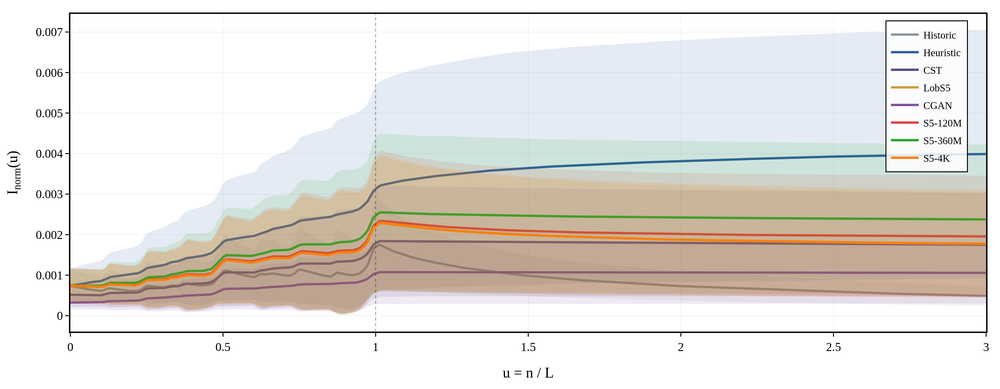
#> input picture pics_for_200_v3_ckpt_comparison/2. Average Master Curve.png, 1000 x 389 px, shrunk from 3240 x 1260 before the run, found by its file name
$ python run_experiment_catalog.py
#> lines starting #> are read from the running program, lines starting #| are printed output that depends on the picture
#!/usr/bin/env python3
"""
EXPERIMENT CATALOG: Every grid, every scheme, every β calculation.

Separate document with complete tables for every experiment version.
For each: grid parameters, volume calibration, β formula, β results,
master curves, Kyle λ, relaxation.
"""
import numpy as np, pandas as pd
from pathlib import Path
import matplotlib; matplotlib.use('Agg')
import matplotlib.pyplot as plt
from matplotlib.backends.backend_pdf import PdfPages
import warnings; warnings.filterwarnings('ignore')

A4_W, A4_H = 8.27, 11.69
OUT = Path('pics_for_experiment_catalog')
OUT.mkdir(exist_ok=True)

plt.rcParams.update({'font.family': 'serif', 'font.size': 9, 'axes.grid': True, 'grid.alpha': 0.2})

def text_page(pdf, lines, title=None, fs=9):
#> called with title = 'EXPERIMENT CATALOG', fs = 9
    fig = plt.figure(figsize=(A4_W, A4_H))
    y = 0.95
    if title:
        fig.text(0.5, 0.97, title, ha='center', fontsize=14, fontweight='bold')
        y = 0.93
    for line in lines:
        if line.startswith('##'):
            fig.text(0.04, y, line[2:].strip(), fontsize=11, fontweight='bold'); y -= 0.025
        elif line.startswith('#'):
            fig.text(0.04, y, line[1:].strip(), fontsize=13, fontweight='bold'); y -= 0.032
        elif line == '':
            y -= 0.008
        elif line.startswith('  '):
            fig.text(0.05, y, line, fontsize=7.5, fontfamily='monospace'); y -= 0.013
        else:
            fig.text(0.04, y, line, fontsize=fs); y -= 0.016
        if y < 0.03:
            pdf.savefig(fig); plt.close(fig)
            fig = plt.figure(figsize=(A4_W, A4_H)); y = 0.96
    pdf.savefig(fig); plt.close(fig)

def img_page(pdf, path, title=None):
#> called with title = 'V1/V2 GOOG — Master Curve'
    p = Path(path)
    if not p.exists(): print(f'  SKIP: {path}'); return
    img = plt.imread(str(p))
#> img is the input picture: shape (389, 1000, 4) float32; mean R, G, B, A 0.893, 0.877, 0.858, 1
    fig, ax = plt.subplots(figsize=(A4_W, A4_H * 0.8))
    ax.imshow(img); ax.axis('off')
    if title: fig.suptitle(title, fontsize=11, fontweight='bold', y=0.99)
    fig.tight_layout(rect=[0, 0, 1, 0.97] if title else [0, 0, 1, 1])
    pdf.savefig(fig); plt.close(fig)

def load_csv(p):
    return pd.read_csv(p) if Path(p).exists() else None

def fmt_table(df, cols):
    if df is None: return ['  (no data)']
    lines = []
    hdr = '  ' + '  '.join(f'{c[:8]:>8s}' for c in cols)
    lines.append(hdr)
    lines.append('  ' + '-' * (len(cols) * 10))
    for _, row in df.iterrows():
        m = str(row.get('Model', ''))
        if m == 'ZeroInsertions': continue
        vals = []
        for c in cols:
            v = row.get(c, np.nan)
            if c == 'Model': vals.append(f'{str(v):>8s}')
            elif c == 'N': vals.append(f'{int(v):>8d}' if pd.notna(v) else f'{"":>8s}')
            elif c in ('no_arb_score',): vals.append(f'{int(v):>8d}' if pd.notna(v) else f'{"":>8s}')
            else: vals.append(f'{float(v):>8.4f}' if pd.notna(v) else f'{"---":>8s}')
        lines.append('  ' + '  '.join(vals))
    return lines


def main():
    pdf_path = OUT / 'experiment_catalog.pdf'
    print(f'Generating: {pdf_path}')

    v1g = load_csv('pics_for_300_GOOG/summary_statistics.csv')
    v1i = load_csv('pics_for_300_INTC/summary_statistics.csv')
    v4g = load_csv('pics_for_v4_300_GOOG/summary_statistics.csv')
    v4i = load_csv('pics_for_v4_300_INTC/summary_statistics.csv')
    v5r1a = load_csv('pics_for_v5_Q90_AAPL/summary_statistics.csv')
    v5r1z = load_csv('pics_for_v5_Q40_AMZN/summary_statistics.csv')
    v5r2a = load_csv('pics_for_v5r2_AAPL/summary_statistics.csv')
    v5r2z = load_csv('pics_for_v5r2_AMZN/summary_statistics.csv')
    beta_phi = load_csv('pics_for_beta_phi/beta_per_phi.csv')

    with PdfPages(str(pdf_path)) as pdf:

        # ═══════════ TITLE ═══════════
        text_page(pdf, [
            '', '', '',
            '# EXPERIMENT CATALOG',
            '# Every Grid, Every Scheme, Every Beta',
            '', '',
            'Complete reference of all market impact experiments.',
            'For each version: grid parameters, β formula, β results,',
            'master curves, Kyle λ, relaxation.',
            '', '',
            '## Contents',
            '',
            '1. V1/V2: Uncalibrated (GOOG, INTC) — origin estimator',
            '2. V4: Calibrated Production Grid (GOOG, INTC) — intercept estimator',
            '3. V5r1: Low Participation Rate (AAPL, AMZN) — η-derived child',
            '4. V5r2: Trade-Size Grid (AAPL, AMZN) — p25/p50/p75 child',
            '5. β(φ) Per-Volume Stratification — all versions combined',
            '6. Per-k Beta Analysis — β at each insertion',
            '7. Stock Statistics — all 9 tickers',
        ], title='EXPERIMENT CATALOG')

        # ═══════════ 1. V1/V2 ═══════════
        text_page(pdf, [
            '# 1. V1/V2: Uncalibrated Experiments',
            '',
            '## Grid Parameters',
            '',
            '  Stock:       GOOG (primary), INTC (validation)',
            '  Volumes:     75 / 300 / 485 shares (ARBITRARY, not calibrated)',
            '  (i, mb) pairs: (3,5) (5,5) (9,5) (2,10) (3,10) (4,10) (2,15) (3,15) (1,20) (2,20)',
            '  Cooling:     c = 10 × i',
            '  Constraint:  11 × i × mb ≤ 500',
            '  Directions:  buy, sell (antisymmetrised)',
            '  Samples:     2,048 per config',
            '  Total:       10 pairs × 3 vol × 2 dir = 60 configs',
            '',
            '  GOOG depth_p50 = 166 shares',
            '    vol=75:  child/depth = 45% → sometimes penetrates first level',
            '    vol=300: child/depth = 181% → always penetrates',
            '    vol=485: child/depth = 292% → always penetrates multiple levels',
            '',
            '  INTC depth_p50 = 1248 shares',
            '    vol=75:  child/depth = 6% → NEVER penetrates (BROKEN!)',
            '    vol=300: child/depth = 24% → rarely penetrates',
            '    vol=485: child/depth = 39% → sometimes penetrates',
            '',
            '## β Estimation Formula',
            '',
            '  ORIGIN (biased):    ln(I/σ) = β · ln(Q/V)',
            '  INTERCEPT (correct): ln(I) = α + β · ln(Q/V)',
            '  where I = |VWAP - mid_arrival| / mid_arrival',
            '        Q = cumulative injected volume (per-metaorder)',
            '        V = daily traded volume',
            '        σ = Parkinson volatility',
            '',
            '  Bias: β_origin ≈ β_true + 0.51',
            '',
            '  Participation rate φ ≈ 99% (stress test regime)',
            '',
            '## β Results — V1/V2 GOOG (9 models)',
            '',
        ] + fmt_table(v1g, ['Model', 'beta_intercept', 'beta_origin', 'CI_lo', 'CI_hi', 'R2', 'N', 'relaxation']) + [
            '',
            '  KEY: β_origin ≈ 0.80 for ALL models → no differentiation',
            '       β_intercept ≈ 0.08-0.23 → models separated but low',
            '       Volume miscalibrated → V3/V4 needed',
        ])

        img_page(pdf, 'pics_for_300_GOOG/2. Average Master Curve.png', 'V1/V2 GOOG — Master Curve')
        img_page(pdf, 'pics_for_300_GOOG/5. Relaxation Ratio.png', 'V1/V2 GOOG — Relaxation')
#> call 2 of img_page, with title = 'V1/V2 GOOG — Relaxation'
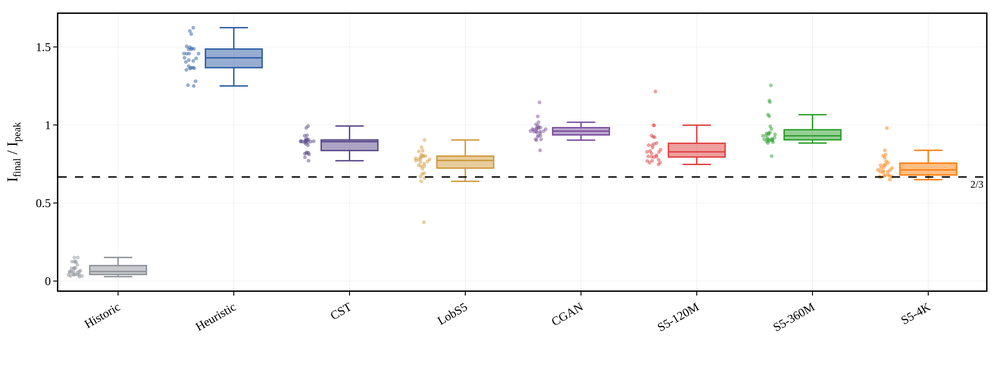
#> input picture pics_for_200_v3_ckpt_comparison/5. Relaxation Ratio.png, 1000 x 370 px, shrunk from 3240 x 1200 before the run, found by its file name
#> in img_page, img is the input picture: shape (370, 1000, 4) float32; mean R, G, B, A 0.978, 0.976, 0.975, 1
        img_page(pdf, 'pics_for_300_GOOG/17. Kyle Lambda per Insertion.png', 'V1/V2 GOOG — Kyle λ')

        # V1/V2 INTC
        text_page(pdf, [
            '## V1/V2 INTC Results',
            '',
        ] + fmt_table(v1i, ['Model', 'beta_intercept', 'beta_origin', 'R2', 'N', 'relaxation']))

        # ═══════════ 2. V4 ═══════════
        text_page(pdf, [
            '# 2. V4: Calibrated Production Grid',
            '',
            '## Grid Parameters',
            '',
            '  Stock:       GOOG, INTC',
            '  Volumes:     CALIBRATED from depth-at-best percentiles (122,880 obs)',
            '    GOOG: 105 (p50) / 165 (p75) / 325 (p95)',
            '    INTC: 590 (p50) / 1110 (p75) / 3120 (p95)',
            '  (i, mb) pairs: same 10 as V1/V2',
            '  Cooling:     c = 10 × i',
            '  Samples:     2,048 per config',
            '  Total:       60 configs per stock',
            '',
            '  GOOG: child/depth = 63% (p50), 99% (p75), 196% (p95)',
            '  INTC: child/depth = 47% (p50), 89% (p75), 250% (p95)',
            '  → Orders consistently penetrate first level → measurable impact',
            '',
            '  Participation rate φ ≈ 95-99%',
            '',
            '## β Estimation Formula',
            '  INTERCEPT (primary): ln(I) = α + β · ln(Q/V)',
            '  ORIGIN (comparison):  ln(I/σ) = β · ln(Q/V)',
            '  Bootstrap: 2,000 resamples, sample-level',
            '',
            '## β Results — V4 GOOG (9 models, ~82K metaorders each)',
            '',
        ] + fmt_table(v4g, ['Model', 'beta_intercept', 'beta_origin', 'CI_lo', 'CI_hi', 'R2', 'N', 'relaxation', 'Hurst', 'no_arb_score']) + [
            '',
            '  KEY: S5 cluster at β ≈ 0.33, CGAN 0.205, CST 0.256',
            '       S5-4K best relaxation (0.870, closest to 2/3)',
            '       Hurst H ≈ 0.50 (no long memory — negative finding)',
        ])

        img_page(pdf, 'pics_for_v4_300_GOOG/2. Average Master Curve.png', 'V4 GOOG — Master Curve')
        img_page(pdf, 'pics_for_v4_300_GOOG/3. Beta Regression Lines.png', 'V4 GOOG — β Regression')
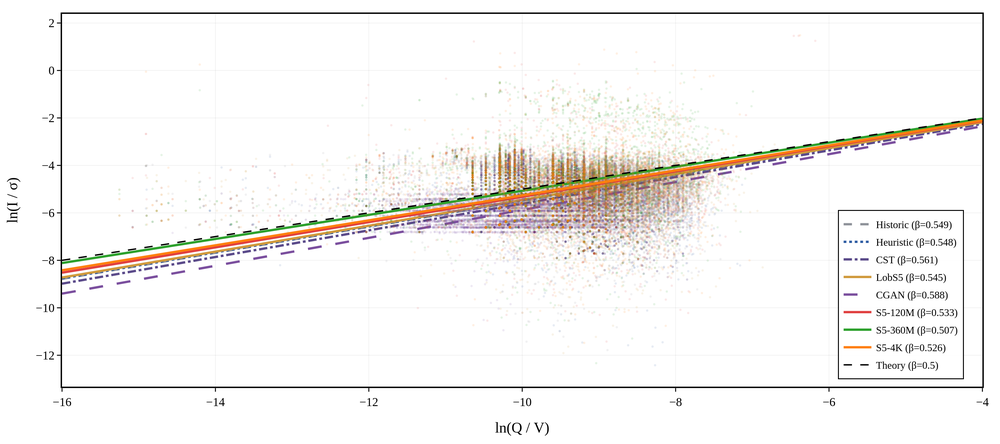
#> input picture pics_for_200_v3_ckpt_comparison/3. Beta Regression Lines.png, 1000 x 444 px, shrunk from 3240 x 1440 before the run, found by its file name
#> in img_page, img is the input picture: shape (444, 1000, 4) float32; mean R, G, B, A 0.964, 0.957, 0.951, 1
        img_page(pdf, 'pics_for_v4_300_GOOG/4. Bootstrap Beta Distributions.png', 'V4 GOOG — Bootstrap β')
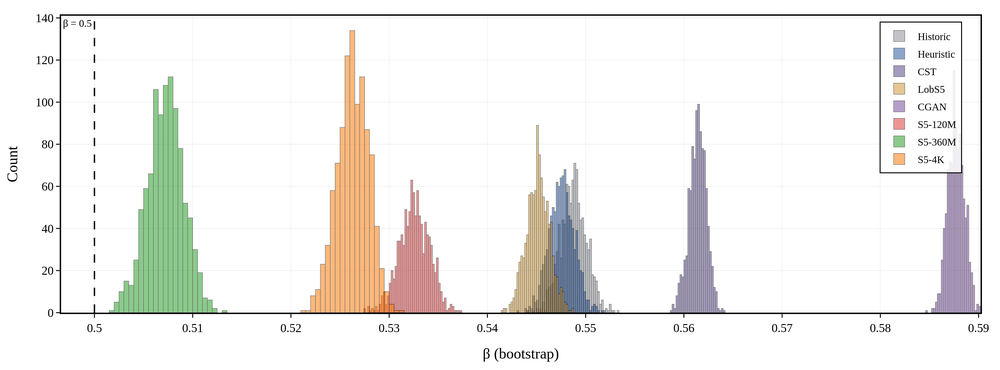
#> input picture pics_for_200_v3_ckpt_comparison/4. Bootstrap Beta Distributions.png, 1000 x 370 px, shrunk from 3240 x 1200 before the run, found by its file name
#> in img_page, img is the input picture: shape (370, 1000, 4) float32; mean R, G, B, A 0.946, 0.941, 0.931, 1
        img_page(pdf, 'pics_for_v4_300_GOOG/5. Relaxation Ratio.png', 'V4 GOOG — Relaxation')
        img_page(pdf, 'pics_for_v4_300_GOOG/17. Kyle Lambda per Insertion.png', 'V4 GOOG — Kyle λ')
        img_page(pdf, 'pics_for_v4_300_GOOG/15. Beta Estimator Comparison.png', 'V4 GOOG — Estimator Comparison')

        # V4 INTC
        text_page(pdf, [
            '## V4 INTC Results (9 models, ~72K each)',
            '',
        ] + fmt_table(v4i, ['Model', 'beta_intercept', 'CI_lo', 'CI_hi', 'R2', 'N', 'relaxation', 'Hurst', 'no_arb_score']) + [
            '',
            '  KEY: S5 β ≈ 0.40 (closer to 0.5 than GOOG 0.33)',
            '       S5-4K relaxation = 0.763 (closest to 2/3 across all)',
        ])

        img_page(pdf, 'pics_for_v4_300_INTC/2. Average Master Curve.png', 'V4 INTC — Master Curve')
        img_page(pdf, 'pics_for_v4_300_INTC/5. Relaxation Ratio.png', 'V4 INTC — Relaxation')
        img_page(pdf, 'pics_for_v4_300_INTC/17. Kyle Lambda per Insertion.png', 'V4 INTC — Kyle λ')

        # ═══════════ 3. V5r1 ═══════════
        text_page(pdf, [
            '# 3. V5r1: Low Participation Rate (η-derived child)',
            '',
            '## Grid Parameters',
            '',
            '  Stock:       AAPL, AMZN (in S5-4K training data)',
            '  i = 10 insertions (FIXED)',
            '  c = 100 cooling periods',
            '  mb = 36 messages between (≈ natural interarrival for AAPL)',
            '  Budget: 110 × 36 = 3,960 messages (within S5-4K 4,096 ctx)',
            '',
            '  Child derived from target participation rate η:',
            '    child = floor(η/(1-η) × mb × r × q_med)',
            '',
            '  AAPL (r=2.73%, q_med=40, depth=300):',
            f'    {"η":>5s}  {"child":>6s}  {"Q=10×c":>8s}  {"c/depth":>8s}  {"φ actual":>10s}',
            f'    {"5%":>5s}  {"2":>6s}  {"20":>8s}  {"0.7%":>8s}  {"4.8%":>10s}',
            f'    {"10%":>5s}  {"4":>6s}  {"40":>8s}  {"1.3%":>8s}  {"9.2%":>10s}',
            f'    {"20%":>5s}  {"9":>6s}  {"90":>8s}  {"3.0%":>8s}  {"18.6%":>10s}',
            '',
            '  AMZN (r=2.17%, q_med=25, depth=224): similar but smaller',
            '',
            '  PROBLEM: child = 2-9 shares vs depth = 224-300',
            '           child/depth < 3% → order NEVER penetrates first level',
            '           VWAP = best_ask (constant) → impact ≡ half_spread',
            '',
            '  Models: Historic, Heuristic, CST, S5-4K (4 only)',
            '  Samples: 2,048 per config',
            '',
            '## β Results — V5r1 AAPL (η=20%, Q=90)',
            '',
        ] + fmt_table(v5r1a, ['Model', 'beta_intercept', 'CI_lo', 'CI_hi', 'R2', 'N']) + [
            '',
            '  KEY: β ≈ 0 for ALL models. Impact unmeasurable.',
            '       mean_I ≈ 6e-5 (0.006% of price = microstructure noise)',
            '',
            '  BUT: Kyle λ STILL differentiates:',
            '       S5-4K λ(1)=0.149 → λ(10)=0.136 (FALLS — book restoration)',
            '       All baselines: λ RISES',
        ])

        # ═══════════ 4. V5r2 ═══════════
        text_page(pdf, [
            '# 4. V5r2: Trade-Size Grid (p25/p50/p75 child)',
            '',
            '## Grid Parameters',
            '',
            '  Same as V5r1 except child = trade size percentiles:',
            '',
            '  AAPL:',
            f'    {"child":>8s}  {"source":>8s}  {"Q":>8s}  {"c/depth":>8s}  {"φ":>8s}',
            f'    {"10":>8s}  {"p25":>8s}  {"100":>8s}  {"3.3%":>8s}  {"20%":>8s}',
            f'    {"40":>8s}  {"p50":>8s}  {"400":>8s}  {"13.3%":>8s}  {"50%":>8s}',
            f'    {"100":>8s}  {"p75":>8s}  {"1000":>8s}  {"33.3%":>8s}  {"72%":>8s}',
            '',
            '  AMZN:',
            f'    {"7":>8s}  {"p25":>8s}  {"70":>8s}  {"3.1%":>8s}  {"26%":>8s}',
            f'    {"25":>8s}  {"p50":>8s}  {"250":>8s}  {"11.2%":>8s}  {"56%":>8s}',
            f'    {"100":>8s}  {"p75":>8s}  {"1000":>8s}  {"44.6%":>8s}  {"84%":>8s}',
            '',
            '  Models: Historic, Heuristic, CST, S5-4K, S5-120M, S5-360M (6)',
            '  Samples: 2,048 per config',
            '',
            '## β Results — V5r2 AAPL (pooled across 3 child sizes)',
            '',
        ] + fmt_table(v5r2a, ['Model', 'beta_intercept', 'CI_lo', 'CI_hi', 'R2', 'N', 'relaxation']) + [
            '',
            '## V5r2 AMZN',
            '',
        ] + fmt_table(v5r2z, ['Model', 'beta_intercept', 'CI_lo', 'CI_hi', 'R2', 'N', 'relaxation']) + [
            '',
            '  KEY: β = 0.02-0.09 (measurable but far from 0.5)',
            '       S5 β LOWER than Heuristic (S5 compensates impact)',
            '       Kyle λ: S5-4K ↓, S5-120M ↓, S5-360M →, baselines ↑',
        ])

        img_page(pdf, 'pics_for_v5r2_mid_AAPL/2. Average Master Curve.png', 'V5r2 AAPL — Master Curve')
        img_page(pdf, 'pics_for_v5r2_mid_AAPL/4. Kyle Lambda per Insertion.png', 'V5r2 AAPL — Kyle λ')
        img_page(pdf, 'pics_for_v5r2_mid_AMZN/4. Kyle Lambda per Insertion.png', 'V5r2 AMZN — Kyle λ')

        # ═══════════ 5. β(φ) STRATIFICATION ═══════════
        text_page(pdf, [
            '# 5. β(φ) Per-Volume Stratification',
            '',
            '## Method',
            'For each (model, stock), split point cloud by volume level.',
            'Compute β separately at each φ. This gives β as function of φ.',
            '',
            '## Data: 126 unique (model, stock, vol) points',
            '',
        ])

        if beta_phi is not None:
            # S5-4K table
            s5 = beta_phi[beta_phi['model'] == 'S5-4K'].sort_values(['stock', 'phi'])
            lines = [
                '## S5-4K β(φ) across all stocks',
                '',
                f'  {"Stock":>5s}  {"vol":>6s}  {"φ%":>5s}  {"β_int":>8s}  {"R²":>8s}  {"λ(1)":>7s}  {"λ(k)":>7s}  {"λ":>2s}  {"N":>8s}',
            ]
            for _, r in s5.iterrows():
                phi_s = f'{r["phi"]:.0f}' if pd.notna(r['phi']) else '?'
                lines.append(
                    f'  {r["stock"]:>5s}  {r["vol"]:>6.0f}  {phi_s:>5s}  {r["beta_int"]:>8.4f}  {r["r2"]:>8.4f}  '
                    f'{r["lam_k1"]:>7.4f}  {r["lam_kmax"]:>7.4f}  {r["lam_trend"]:>2s}  {r["n"]:>8.0f}'
                )
            lines += ['', '  KEY: β increases with φ. λ trend crosses from ↓ to ↑ near φ≈90%.']
            text_page(pdf, lines)

            # All models comparison at similar φ
            for stock in ['GOOG', 'INTC', 'AAPL', 'AMZN']:
                ds = beta_phi[beta_phi['stock'] == stock].sort_values(['vol', 'model'])
                if ds.empty: continue
                lines = [f'## {stock} — all models per volume level', '']
                lines.append(f'  {"Model":>12s}  {"vol":>6s}  {"φ%":>5s}  {"β_int":>8s}  {"R²":>8s}  {"λ(1)":>7s}  {"λ(k)":>7s}  {"N":>7s}')
                for _, r in ds.iterrows():
                    phi_s = f'{r["phi"]:.0f}' if pd.notna(r['phi']) else '?'
                    lines.append(
                        f'  {r["model"]:>12s}  {r["vol"]:>6.0f}  {phi_s:>5s}  {r["beta_int"]:>8.4f}  {r["r2"]:>8.4f}  '
                        f'{r["lam_k1"]:>7.4f}  {r["lam_kmax"]:>7.4f}  {r["n"]:>7.0f}'
                    )
                text_page(pdf, lines)

        # β(φ) figures
        img_page(pdf, 'pics_for_beta_phi/beta_vs_phi_curve.png', 'β(φ) Curve — All Models')
        img_page(pdf, 'pics_for_beta_phi/beta_vs_phi_per_stock.png', 'β(φ) Per Stock')
        img_page(pdf, 'pics_for_beta_phi/kyle_lambda_vs_phi.png', 'Kyle λ vs φ')
        img_page(pdf, 'pics_for_beta_phi/r2_vs_phi.png', 'R² vs φ (Signal Strength)')

        # ═══════════ 6. STOCK STATS ═══════════
        tickers = ['GOOG', 'AAPL', 'NVDA', 'AMZN', 'META', 'TSLA', 'MSFT', 'AMD', 'INTC']
        lines = [
            '# 6. Stock Statistics (9 Tickers)',
            '',
            '  All from 20 trading days, January 2026, LOBSTER L2.',
            '',
            f'  {"Ticker":>6s}  {"r%":>6s}  {"q_p25":>5s}  {"q_med":>5s}  {"q_p75":>5s}  {"depth":>6s}  {"spr_t":>5s}  {"ADV_M":>6s}  {"train":>5s}',
        ]
        for t in tickers:
            p = f'lob_impact/lobster_stats_{t}.csv'
            if not Path(p).exists(): continue
            df = pd.read_csv(p)
            r = df['trade_fraction'].median() * 100
            q25 = df['trade_size_p25'].median()
            q50 = df['trade_size_p50'].median()
            q75 = df['trade_size_p75'].median()
            d = df['depth_best_p50'].median()
            s = df['spread_ticks_median'].median()
            adv = df['ADV'].median() / 1e6
            tr = 'Yes' if t != 'INTC' else 'No'
            lines.append(f'  {t:>6s}  {r:>6.2f}  {q25:>5.0f}  {q50:>5.0f}  {q75:>5.0f}  {d:>6.0f}  {s:>5.0f}  {adv:>6.1f}  {tr:>5s}')
        lines += ['', '  S5-4K trained on: GOOG, AAPL, NVDA, AMZN, META, TSLA, MSFT, AMD']
        text_page(pdf, lines)

        # ═══════════ 7. SUMMARY ═══════════
        text_page(pdf, [
            '# 7. Summary: β Across All Versions',
            '',
            f'  {"Version":>8s}  {"Stock":>5s}  {"Volumes":>20s}  {"Estimator":>10s}  {"β (S5)":>10s}  {"φ":>8s}  {"R²":>6s}',
            f'  {"V1/V2":>8s}  {"GOOG":>5s}  {"75/300/485":>20s}  {"origin":>10s}  {"0.80-0.83":>10s}  {"~99%":>8s}  {"0.08":>6s}',
            f'  {"V1/V2":>8s}  {"GOOG":>5s}  {"75/300/485":>20s}  {"intercept":>10s}  {"0.08-0.23":>10s}  {"~99%":>8s}  {"0.08":>6s}',
            f'  {"V4":>8s}  {"GOOG":>5s}  {"105/165/325":>20s}  {"intercept":>10s}  {"0.33":>10s}  {"~99%":>8s}  {"0.25":>6s}',
            f'  {"V4":>8s}  {"INTC":>5s}  {"590/1110/3120":>20s}  {"intercept":>10s}  {"0.40":>10s}  {"~99%":>8s}  {"0.34":>6s}',
            f'  {"V5r1":>8s}  {"AAPL":>5s}  {"2/4/9 (η)":>20s}  {"intercept":>10s}  {"≈0":>10s}  {"5-20%":>8s}  {"0.00":>6s}',
            f'  {"V5r2":>8s}  {"AAPL":>5s}  {"10/40/100 (p25/50/75)":>20s}  {"intercept":>10s}  {"0.03-0.05":>10s}  {"20-72%":>8s}  {"0.01":>6s}',
            f'  {"V5r2":>8s}  {"AMZN":>5s}  {"7/25/100 (p25/50/75)":>20s}  {"intercept":>10s}  {"0.04-0.06":>10s}  {"26-84%":>8s}  {"0.01":>6s}',
            '',
            '## Key Conclusion',
            '',
            'β increases monotonically with φ but never reaches 0.5.',
            'Root causes: H=0.50 (no persistent order flow), single-model paradigm.',
            'Kyle λ is the universal differentiator at ALL φ levels.',
            'S5-4K outperforms all models on dynamics (context > model size).',
        ])

    print(f'\nSaved: {pdf_path} ({pdf_path.stat().st_size/1e6:.1f} MB)')


if __name__ == '__main__':
    main()
